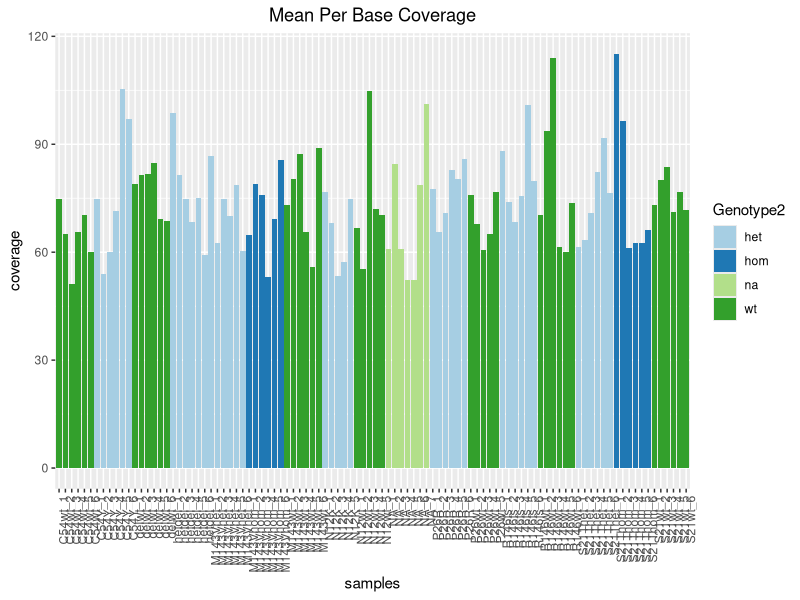
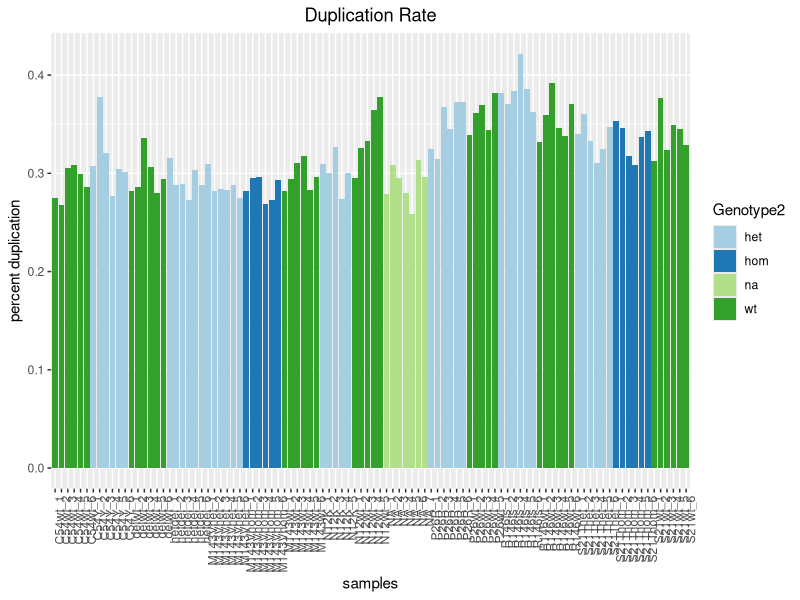
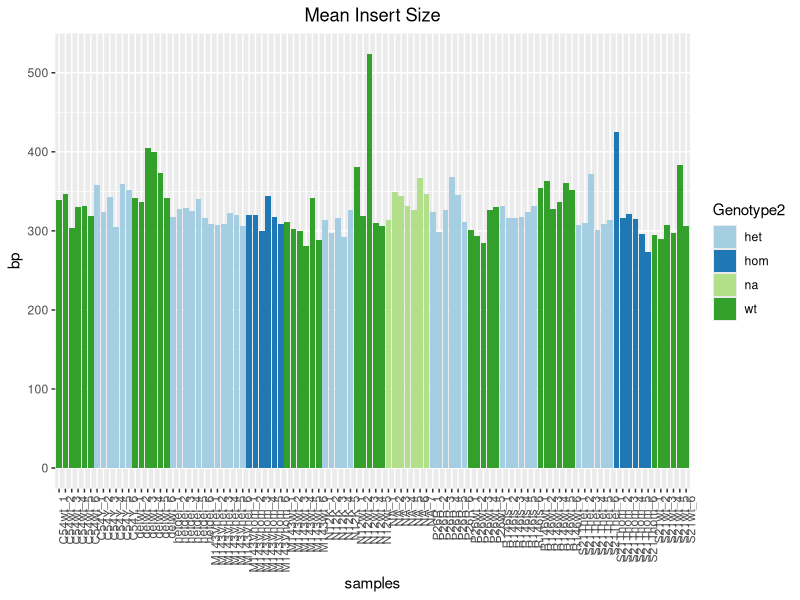
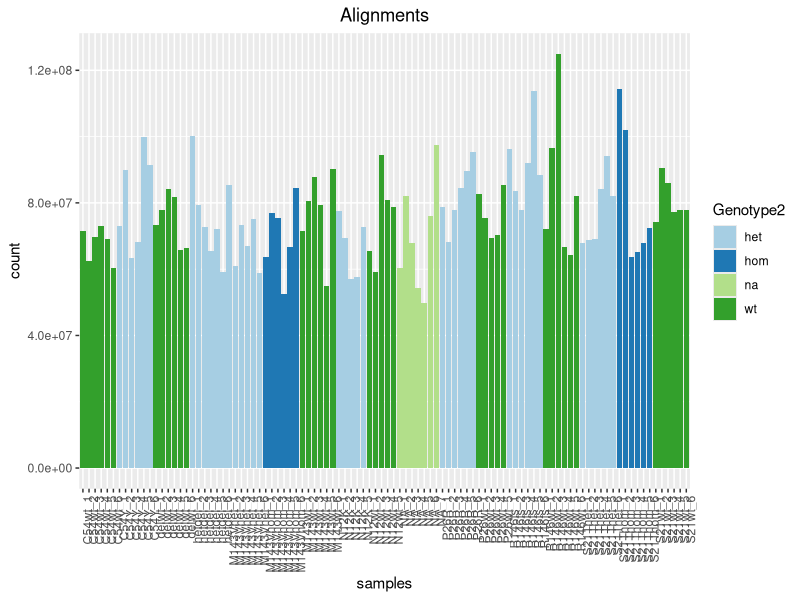
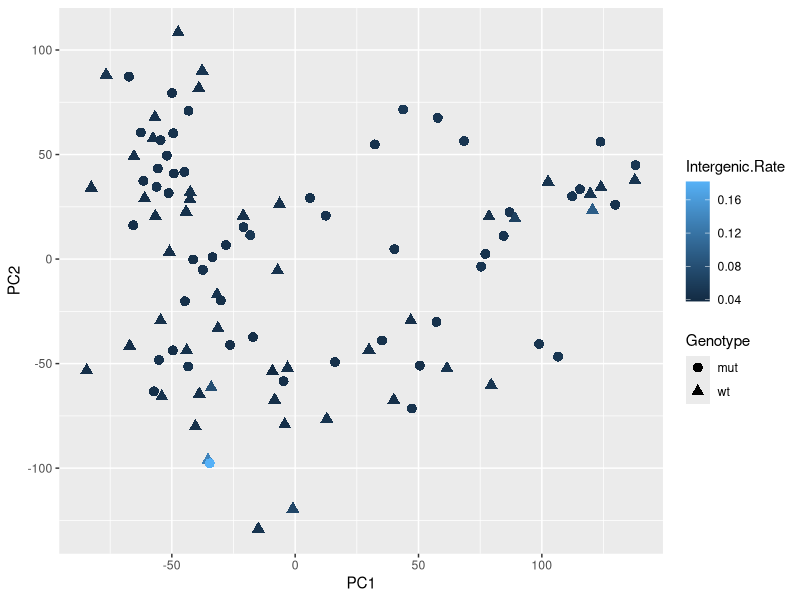

Source code (R) for these figures, in order:
# QC plots from BAMQC output

## parsed output file divided into different files based on content/tool

GPRNASeqQC <- read.csv("GPRNASeqQC.csv", sep=",")
Metadata <- read.csv("Metadata.csv", sep=",")

library(ggplot2)
library(RColorBrewer)

GPRNAmeta<-merge(Metadata,GPRNASeqQC)

ggplot(GPRNAmeta, aes(fill=Genotype2, y=Mean.Per.Base.Cov., x=Sample)) + 
  geom_bar(position="dodge", stat="identity") + theme(axis.text.x = element_text(angle = 90, hjust=1)) + scale_fill_brewer(palette="Paired") + 
  ggtitle("Mean Per Base Coverage") + xlab("samples") + ylab("coverage") + theme(plot.title = element_text(hjust = 0.5))

DupMetrics <- read.csv("DupMetrics.csv", sep=",")
Dupmeta<-merge(Metadata,DupMetrics)

ggplot(Dupmeta, aes(fill=Genotype2, y=PERCENT_DUPLICATION, x=Sample)) + 
  geom_bar(position="dodge", stat="identity") + theme(axis.text.x = element_text(angle = 90, hjust=1)) + scale_fill_brewer(palette="Paired") + 
  ggtitle("Duplication Rate") + xlab("samples") + ylab("percent duplication") + theme(plot.title = element_text(hjust = 0.5))

InsertSize <- read.csv("InsertSize.csv", sep=",")
Insertmeta<-merge(Metadata,InsertSize)

ggplot(Insertmeta, aes(fill=Genotype2, y=MEAN_INSERT_SIZE, x=Sample)) + 
  geom_bar(position="dodge", stat="identity") + theme(axis.text.x = element_text(angle = 90, hjust=1)) + scale_fill_brewer(palette="Paired") + 
  ggtitle("Mean Insert Size") + xlab("samples") + ylab("bp") + theme(plot.title = element_text(hjust = 0.5))

SummStats <- read.csv("SummStats.csv", sep=",")
SummStatsmeta<-merge(Metadata,SummStats)

ggplot(SummStatsmeta, aes(fill=Genotype2, y=numAlignments, x=Sample)) + 
  geom_bar(position="dodge", stat="identity") + theme(axis.text.x = element_text(angle = 90, hjust=1)) + scale_fill_brewer(palette="Paired") + 
  ggtitle("Alignments") + xlab("samples") + ylab("count") + theme(plot.title = element_text(hjust = 0.5))

## PCA to investigate influence of high intergenic rate on clustering

PC <- read.csv("PC.csv", sep=",")
GPRNApc<-merge(GPRNAmeta,PC)

ggplot(data = GPRNApc, aes(x = PC1, y = PC2, color = Intergenic.Rate, shape = Genotype)) + geom_point(size=3)
